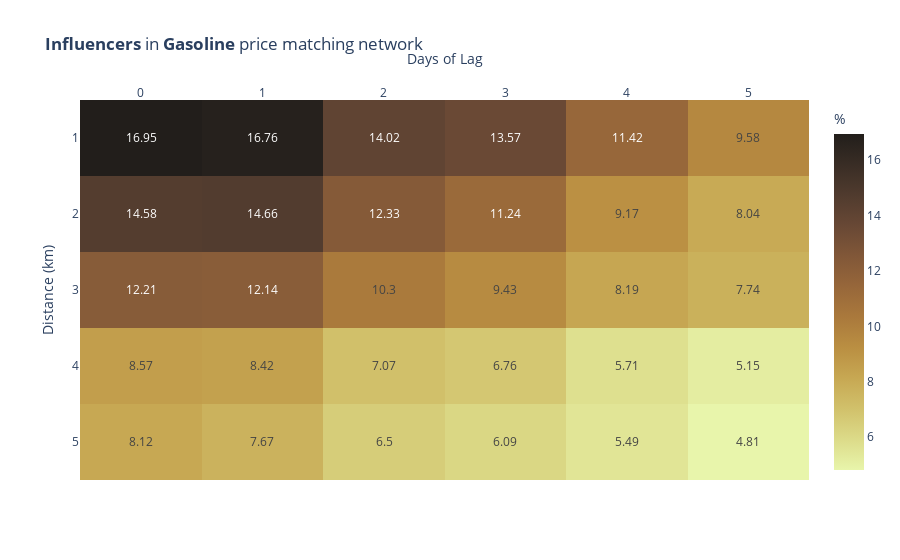
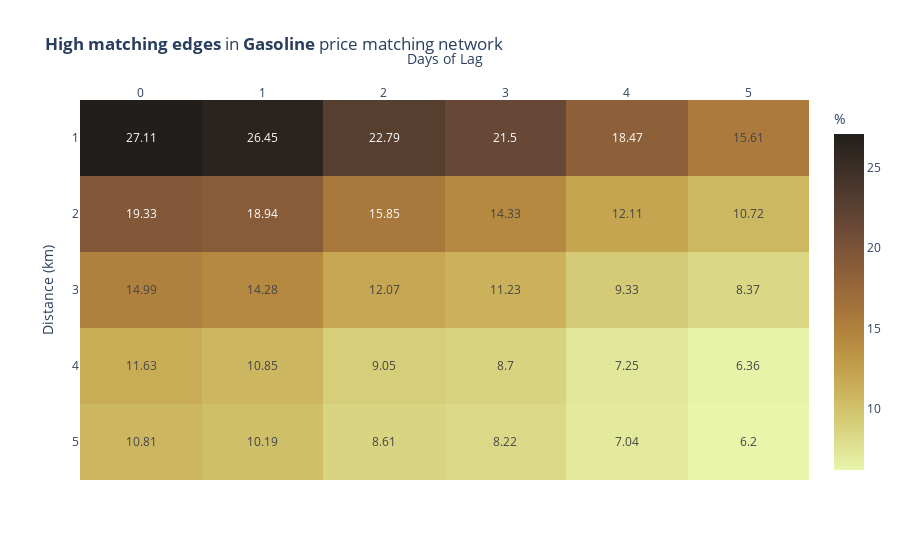

Notebook code cell kept with these figures, in order:
### Markdown cell above
Printing the percentage of **influencer** over the total of nodes, and the percentage of **high matching edges** over the total of edges for every km and day of lag.

After giving a quick view of the data we can see that increasing in **km** and **lag** reduce the percentage of influencers and high matching edges present in the networks, this means that by more km are the stations divided less the possibility that they have an high influence over each other, and the more days pass after a change in price from a station less the possibility that another stations will adapt to the new price.

If we look closer in this negative trend we can see, that the decreasing difference in the high matching edges from lag 0 to lag 1 is negligible always less than 1%, same for the number of influencer that in some case it will also increase.

We also have to keep in mind that as concern the **lag 0** every high matching nodes goes in two directions because the change in price it is simultaneous, **A** change with **B** and **B** with **A**, if we want to be precise the number of high matching edge for **lag 0** should be divided by two.
We can also have between two different stations mutual edges with lag greater than 0 but in this case the information obtained is different, it tells us that the two stations adapt to each other continuously after a certain number of days.

### Code cell
import plotly.express as px

# Function to visualize the percentage of influencers and high matching edges in the price matching network
def print_hign_matching_and_influencers(price_matching_network, influencers, high_matching_edges,fuel_type):
    
    data_influencers,data_high_matching  = [], []

    for km in influencers:

        total_edges = len(price_matching_network[km].edges())
        total_nodes = len(price_matching_network[km].nodes())

        row_influencers,row_high_matching = [], []

        for lag in influencers[km]:

            row_influencers.append(round(len(influencers[km][lag]) / total_nodes*100,2))
            row_high_matching.append(round(len(high_matching_edges[km][lag]) / total_edges*100,2))

        data_influencers.append(row_influencers)
        data_high_matching.append(row_high_matching)

    fig_influencers = px.imshow(data_influencers, text_auto=True, 
                    aspect="auto", 
                    title=f"<b>Influencers</b> in <b>{fuel_type}</b> price matching network", 
                    labels=dict(x="Days of Lag", y="Distance (km)", color="%"),
                    y=["1", "2", "3", "4", "5"],color_continuous_scale='turbid')
    fig_influencers.update_xaxes(side="top")
    
    fig_high_matching = px.imshow(data_high_matching, text_auto=True, 
                    aspect="auto", 
                    title=f"<b>High matching edges</b> in <b>{fuel_type}</b> price matching network", 
                    labels=dict(x="Days of Lag", y="Distance (km)", color="%"),
                    y=["1", "2", "3", "4", "5"],color_continuous_scale='turbid')
    fig_high_matching.update_xaxes(side="top")

    fig_influencers.show()
    fig_high_matching.show()

print_hign_matching_and_influencers(price_matching_network_gasoline,influencers_gasoline,high_matching_gasoline,"Gasoline")

### Figure 1 — Plotly figure (JSON) as saved in the notebook; plotly's stock layout.template omitted (floating-point values rounded to 4 significant figures)
{"data": [{"coloraxis": "coloraxis", "hovertemplate": "Days of Lag: %{x}<br>Distance (km): %{y}<br>%: %{z}<extra></extra>", "name": "0", "texttemplate": "%{z}", "type": "heatmap", "xaxis": "x", "y": ["1", "2", "3", "4", "5"], "yaxis": "y", "z": [[16.95, 16.76, 14.02, 13.57, 11.42, 9.58], [14.58, 14.66, 12.33, 11.24, 9.17, 8.04], [12.21, 12.14, 10.3, 9.43, 8.19, 7.74], [8.57, 8.42, 7.07, 6.76, 5.71, 5.15], [8.12, 7.67, 6.5, 6.09, 5.49, 4.81]]}], "layout": {"coloraxis": {"colorbar": {"title": {"text": "%"}}, "colorscale": [[0, "rgb(232, 245, 171)"], [0.09091, "rgb(220, 219, 137)"], [0.1818, "rgb(209, 193, 107)"], [0.2727, "rgb(199, 168, 83)"], [0.3636, "rgb(186, 143, 66)"], [0.4545, "rgb(170, 121, 60)"], [0.5455, "rgb(151, 103, 58)"], [0.6364, "rgb(129, 87, 56)"], [0.7273, "rgb(104, 72, 53)"], [0.8182, "rgb(80, 59, 46)"], [0.9091, "rgb(57, 45, 37)"], [1, "rgb(34, 30, 27)"]]}, "title": {"text": "<b>Influencers</b> in <b>Gasoline</b> price matching network"}, "xaxis": {"anchor": "y", "domain": [0, 1], "side": "top", "title": {"text": "Days of Lag"}}, "yaxis": {"anchor": "x", "autorange": "reversed", "domain": [0, 1], "title": {"text": "Distance (km)"}}}}

### Figure 2 — Plotly figure (JSON) as saved in the notebook; plotly's stock layout.template omitted (floating-point values rounded to 4 significant figures)
{"data": [{"coloraxis": "coloraxis", "hovertemplate": "Days of Lag: %{x}<br>Distance (km): %{y}<br>%: %{z}<extra></extra>", "name": "0", "texttemplate": "%{z}", "type": "heatmap", "xaxis": "x", "y": ["1", "2", "3", "4", "5"], "yaxis": "y", "z": [[27.11, 26.45, 22.79, 21.5, 18.47, 15.61], [19.33, 18.94, 15.85, 14.33, 12.11, 10.72], [14.99, 14.28, 12.07, 11.23, 9.33, 8.37], [11.63, 10.85, 9.05, 8.7, 7.25, 6.36], [10.81, 10.19, 8.61, 8.22, 7.04, 6.2]]}], "layout": {"coloraxis": {"colorbar": {"title": {"text": "%"}}, "colorscale": [[0, "rgb(232, 245, 171)"], [0.09091, "rgb(220, 219, 137)"], [0.1818, "rgb(209, 193, 107)"], [0.2727, "rgb(199, 168, 83)"], [0.3636, "rgb(186, 143, 66)"], [0.4545, "rgb(170, 121, 60)"], [0.5455, "rgb(151, 103, 58)"], [0.6364, "rgb(129, 87, 56)"], [0.7273, "rgb(104, 72, 53)"], [0.8182, "rgb(80, 59, 46)"], [0.9091, "rgb(57, 45, 37)"], [1, "rgb(34, 30, 27)"]]}, "title": {"text": "<b>High matching edges</b> in <b>Gasoline</b> price matching network"}, "xaxis": {"anchor": "y", "domain": [0, 1], "side": "top", "title": {"text": "Days of Lag"}}, "yaxis": {"anchor": "x", "autorange": "reversed", "domain": [0, 1], "title": {"text": "Distance (km)"}}}}
